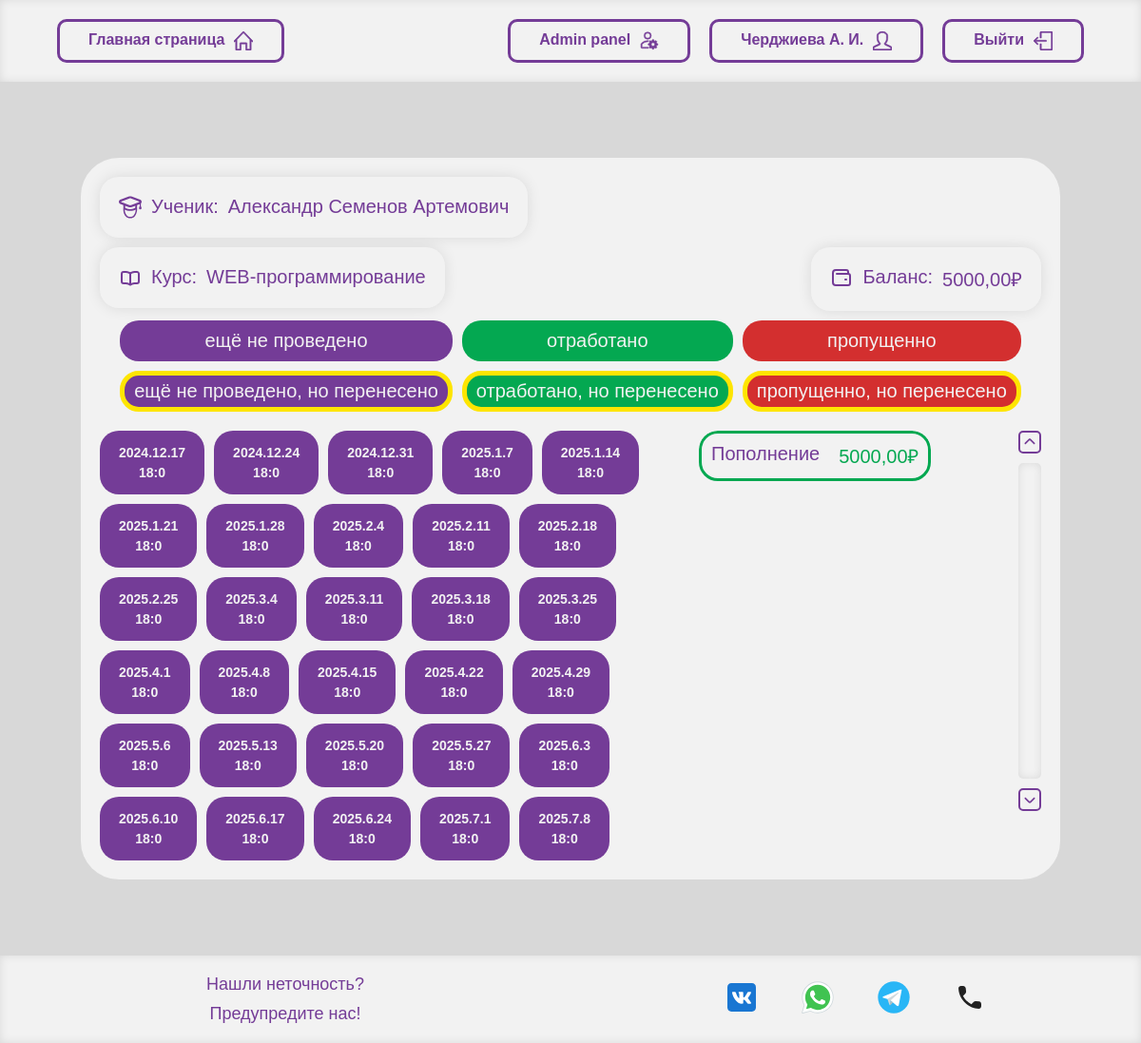
Page /lk/ (signed in) on the committed database.
### lk/models.py (models this page shows, shortened)
class User(django.contrib.auth.models.AbstractBaseUser, django.contrib.auth.models.PermissionsMixin):
    id = models.AutoField(db_column='ID', primary_key=True)  # Field name made lowercase.
    human_id = models.ForeignKey(Human, models.DO_NOTHING, db_column='Human_ID')  # Field name made lowercase.
    login = models.TextField(db_column='Login', unique=True)  # Field name made lowercase.
    password = models.TextField(db_column='Password')
    phone = models.TextField(db_column='Phone', unique=True)  # Field name made lowercase.
    mail = models.TextField(db_column='Mail', unique=True)  # Field name made lowercase.
    last_login = models.TextField(db_column='Last Login', default=None)
    is_superuser = models.IntegerField(db_column='IsRoot', default=0)
    objects = UserManager()
    USERNAME_FIELD = 'login'
    REQUIRED_FIELDS = []
    class Meta:
        managed = False
        db_table = 'User'
        verbose_name = "Пользователь"

class Human(models.Model):
    id = models.AutoField(db_column='ID', primary_key=True)
    name = models.TextField(db_column='Name')
    surname = models.TextField(db_column='Surname')
    father_name = models.TextField(db_column='Father name')
    class Meta:
        managed = False
        db_table = 'Human'

class Student(models.Model):
    id = models.AutoField(db_column='ID', primary_key=True)
    human_id = models.ForeignKey(Human, models.DO_NOTHING, db_column='HID')
    course = models.ForeignKey(Courses, models.DO_NOTHING, db_column='Course_ID')
    state = models.ForeignKey(States, models.DO_NOTHING, db_column='State_ID')
    def __init__(self, *args, **kwargs):
        super().__init__(*args, **kwargs)
        self.visits = Visits.objects.filter(student_id=self.id)
        self.finance = Finance.objects.filter(student_id=self.id)
    class Meta:
        managed = False
        db_table = 'Student'

class Courses(models.Model):
    id = models.AutoField(db_column='ID', primary_key=True)
    name = models.TextField(db_column='Name')
    start = models.TextField(db_column='Start')
    lessons = models.IntegerField(db_column='Lessons')
    class Meta:
        managed = False
        db_table = 'Courses'

class Finance(models.Model):
    id = models.AutoField(db_column='ID', primary_key=True)
    student_id = models.ForeignKey(Student, models.DO_NOTHING, db_column='SID')
    value = models.DecimalField(db_column='Balance', null=False, max_digits=10, decimal_places=2)
    datatime = models.TextField(db_column='Datetime', null=False)
    class Meta:
        managed = False
        db_table = 'Finance'

class States(models.Model):
    id = models.AutoField(db_column='ID', primary_key=True)
    name = models.TextField(db_column='Name')
    description = models.TextField(db_column='Description', null=False)
    class Meta:
        managed = False
        db_table = 'States'

class Visits(models.Model):
    id = models.AutoField(db_column='ID', primary_key=True)  # Field name made lowercase.
    student_id = models.IntegerField(db_column='Student_ID')  # Field name made lowercase.
    date = models.TextField(db_column='Date')  # Field name made lowercase.
    state_id = models.IntegerField(db_column='State_ID')  # Field name made lowercase.
    def __init__(self, *args, **kwargs):
        super().__init__(*args, **kwargs)
    @property
    def year(self):
        return datetime.datetime.strptime(self.date, '%Y-%m-%d %H:%M').year
    @property
    def month(self):
        return datetime.datetime.strptime(self.date, '%Y-%m-%d %H:%M').month
    @property
    def day(self):
        return datetime.datetime.strptime(self.date, '%Y-%m-%d %H:%M').day
    @property
    def hour(self):
        return datetime.datetime.strptime(self.date, '%Y-%m-%d %H:%M').hour
    @property
    def minute(self):
        return datetime.datetime.strptime(self.date, '%Y-%m-%d %H:%M').minute
    @property
    def states(self) -> list[States]:
        return get_states_by_id(self.state_id)
    class Meta:
        managed = False
        db_table = 'Visits'

### lk/views.py (the view)
# urls.py: path('', include('lk.urls')),
def lk(request: django.http.request.HttpRequest) -> django.http.response.HttpResponse:
    if not request.user.is_authenticated:
        return django.shortcuts.redirect("/register")
    page = Page.objects.filter(route=request.path).first()
    if page is None:
        raise Exception()
    connects = Connect.objects.filter(user_id=request.user.id)
    query = {}
    for i in range(len(connects)):
        if connects[i].student_id.human_id.id not in list(query.keys()):
            query[connects[i].student_id.human_id.id] = []
        query[connects[i].student_id.human_id.id].append(connects[i].student_id)
    return django.shortcuts.render(request, page.template, {"title": page.title, "query": query})

### templates/Page/lk.html (shortened to what this page needs)
{% extends 'Base/main index.html' %}
{% load static %}
{% load i18n %}
{% load filters %}
{% block head_loads %}
    <link rel="stylesheet" type="text/css" href="{% static '/css/any/header-content.css' %}"/>
    <link rel="stylesheet" type="text/css" href="{% static '/css/desktop/payment.css' %}"/>
    <link rel="stylesheet" type="text/css" href="{% static '/css/desktop/course.css' %}"/>
    <link rel="stylesheet" type="text/css" href="{% static '/css/desktop/style.css' %}"/>
    <link rel="stylesheet" type="text/css" href="{% static '/css/mobile/course.css' %}"/>
    <link rel="stylesheet" type="text/css" href="{% static '/css/mobile/style.css' %}"/>
    <link rel="stylesheet" type="text/css" href="{% static '/css/any/hints.css' %}"/>
    <link rel="stylesheet" type="text/css" href="{% static '/css/mobile/hints.css' %}"/>
    <link rel="stylesheet" type="text/css" href="{% static '/css/any/visit.css' %}"/>
    <link rel="stylesheet" type="text/css" href="{% static '/css/any/scroll.css' %}"/>
{% endblock %}
{% block extension %}
<div class="students-blocks">
{% for students in query.values %}
    {% include "Override/student.html" with students=students custom_tag="student-course-blocks" %}
{% empty %}
    <a>Видимо здесь никого нет(</a>
{% endfor %}
</div>
{% endblock %}

### templates/Base/main index.html (shortened to what this page needs)
{% load static %}
{% load db %}
<!DOCTYPE html>
<html lang="en">
<head>
    <link rel="stylesheet" type="text/css" href="{% static 'css/desktop/main.css' %}"/>
    <link rel="stylesheet" type="text/css" href="{% static 'css/mobile/main.css' %}"/>
    {% block head_loads %}{% endblock %}
</head>
<body>
<div class="all">
    <div class="header">
        <div class="header-title">
            <div class="header-buttons">
                <a class="button-style" href="/lk">
                    Главная страница
                </a>
            </div>
            <div class="header-buttons">
                {% if user.is_authenticated %}
                    {% if user.is_superuser %}
                        <a class="button-style" href="/admin/">
                            Admin panel
                        </a>
                    {% endif %}
                    <a class="initials button-style" href="/lk">
                        {{ user.human_id|get_initials }}
                    </a>
                    <a href="/logout" class="button-logout button-style">
                        Выйти
                    </a>
                {% endif %}
            </div>
        </div>
    </div>
    <div class="extension">
        {% block extension %}{% endblock %}
    </div>
    <footer class="contact-title">
        <div class="footer-block">
            <div class="footer-content">
                <a>Нашли неточность?</a>
                <a>Предупредите нас!</a>
            </div>
        </div>
        <div class="footer-block">
            <div class="vk click-icon">
            </div>
            <div class="whatsup click-icon">
            </div>
            <div class="telegram click-icon">
            </div>
            <div class="phone click-icon">
            </div>
        </div>
    </footer>
</div>
</body>
</html>

### templates/Override/student.html (shortened to what this page needs)
{% extends 'Base/header_content_block.html' %}
{% load filters %}
{% load db %}
{% block header %}
    <div class="name-block block">
        <a>Ученик: </a>
        <a>{{ students.0.human_id|get_name }}</a>
    </div>
{% endblock %}
{% block content %}
    {% for student in students %}
        {% include 'Override/course.html' with student=student custom_tag='student-course' %}
    {% endfor %}
{% endblock %}

### templates/Base/header_content_block.html
<div class="header-content-block {{ custom_tag }}">
    <div class="header-content">
        {% block header %}{% endblock %}
    </div>
    <div class="content-block">
        {% block content %}{% endblock %}
    </div>
</div>

### templates/Override/course.html (shortened to what this page needs)
{% extends 'Base/header_content_block.html' %}
{% load filters %}
{% load db %}
{% block header %}
    <div class="course-header course-name block">
        <a>Курс: </a>
        <a>{{ student.course.name }}</a>
    </div>
    <div class="course-header balance block">
        <a>Баланс: </a>
        <a>{{ student.finance|count_finances }}₽</a>
    </div>
{% endblock %}
{% block content %}
    <div class="hints">
        {% include 'Base/hints.html' %}
    </div>
    <div class="student-info">
        <div class="visit-blocks">
            {% for visit in student.visits %}
                {% include 'include/visit block.html' with visit=visit %}
            {% endfor %}
        </div>
        <div class="payment-blocks">
            {% include 'Override/payment scroll.html' with payments=student.finance %}
        </div>
    </div>
{% endblock %}

### templates/Base/hints.html
{% load db %}
{% load filters %}
{% for visit in 0|get_all_visits %}
    <div>
        <div class="hint {{ visit.name }}">
            <a>{{ visit.description }}</a>
        </div>
        {% for state in 0|get_all_states %}
            <div class="hint {{ state.name }} {{ visit.name }}">
                <a>{{ visit.description }}, но {{ state.description }}</a>
            </div>
        {% endfor %}
    </div>
{% endfor %}

### templates/include/visit block.html
{% load filters %}
{% load db %}
<div class="visit-block {{ visit.states|get_tag:'name'|replace_sep:' ' }}"
     title="{{ visit.states|get_tag:'description'|capfirst|replace_sep:', ' }}">
    <div class="date">
        <a class="date year">{{ visit.year }}</a>
        <a class="date month">{{ visit.month }}</a>
        <a class="date day">{{ visit.day }}</a>
    </div>
    <div class="time">
        <a class="hour">{{ visit.hour }}</a>
        <a class="minute">{{ visit.minute }}</a>
    </div>
</div>

### templates/Base/scroll.html (shortened to what this page needs)
<div class="scroller">
    <div class="scroll-div">
        {% block scroll %}
        {% endblock %}
    </div>
    <div class="scroll-bar">
        <button class="up scroll-button">
        </button>
        <div class="scroll-track">
        </div>
        <button class="down scroll-button">
        </button>
    </div>
</div>

### templates/include/payment block.html
<div class="payment">
    {% if payment is not None %}
        <a class="payment-value {% if payment.value > 0 %}plus{% else %}minus{% endif %} ">{{ payment.value }}₽</a>
        <a class="payment-type">{% if payment.value > 0 %}Пополнение{% else %}Списание{% endif %}</a>
    {% else %}
        <a class="payment-empty">Пока что оплат не было или мы их ещё не добавили</a>
    {% endif %}
</div>

### rows in the picture
User: human_id|get_initials "Черджиева А. И."
Student: HID "Александр Семенов Артемович", course.name "WEB-программирование", finance|count_finances "5000,00"
States: description "ещё не проведено"
States: description "перенесено"
States: description "отработано"
States: description "пропущенно"
Visits: year "2024", month "12", day "17", hour "18", minute "0"
Visits: year "2024", month "12", day "24", hour "18", minute "0"
Visits: year "2024", month "12", day "31", hour "18", minute "0"
Visits: year "2025", month "1", day "7", hour "18", minute "0"
Visits: year "2025", month "1", day "14", hour "18", minute "0"
Visits: year "2025", month "1", day "21", hour "18", minute "0"
Visits: year "2025", month "1", day "28", hour "18", minute "0"
Visits: year "2025", month "2", day "4", hour "18", minute "0"
Visits: year "2025", month "2", day "11", hour "18", minute "0"
Visits: year "2025", month "2", day "18", hour "18", minute "0"
Visits: year "2025", month "2", day "25", hour "18", minute "0"
Visits: year "2025", month "3", day "4", hour "18", minute "0"
Visits: year "2025", month "3", day "11", hour "18", minute "0"
Visits: year "2025", month "3", day "18", hour "18", minute "0"
Visits: year "2025", month "3", day "25", hour "18", minute "0"
Visits: year "2025", month "4", day "1", hour "18", minute "0"
Visits: year "2025", month "4", day "8", hour "18", minute "0"
Visits: year "2025", month "4", day "15", hour "18", minute "0"
Visits: year "2025", month "4", day "22", hour "18", minute "0"
Visits: year "2025", month "4", day "29", hour "18", minute "0"
Visits: year "2025", month "5", day "6", hour "18", minute "0"
Visits: year "2025", month "5", day "13", hour "18", minute "0"
Visits: year "2025", month "5", day "20", hour "18", minute "0"
Visits: year "2025", month "5", day "27", hour "18", minute "0"
Visits: year "2025", month "6", day "3", hour "18", minute "0"
Visits: year "2025", month "6", day "10", hour "18", minute "0"
Visits: year "2025", month "6", day "17", hour "18", minute "0"
Visits: year "2025", month "6", day "24", hour "18", minute "0"
Visits: year "2025", month "7", day "1", hour "18", minute "0"
Visits: year "2025", month "7", day "8", hour "18", minute "0"
Finance: value "5000,00", shows "Пополнение"
